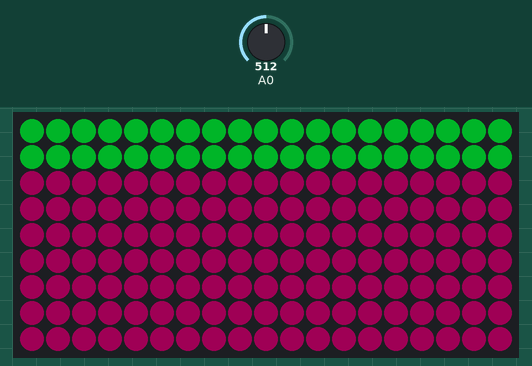
Bench run of a sketch on a simulated Arduino Uno, built with avr-gcc and run on an emulated ATmega328P. On the bench: 19×9 RGB LED matrix (first LED top left, wired row by row). The test bench sets the inputs (shaded band); at power-on: A0 = 512. Dim RGB values are drawn brighter than linear; the strip is taken to match the declared colour order; random numbers use the default seed unless the sketch sets one; what the sketch prints to the serial monitor is not drawn.

Above: at 0.91 s.
At 2.29 s:
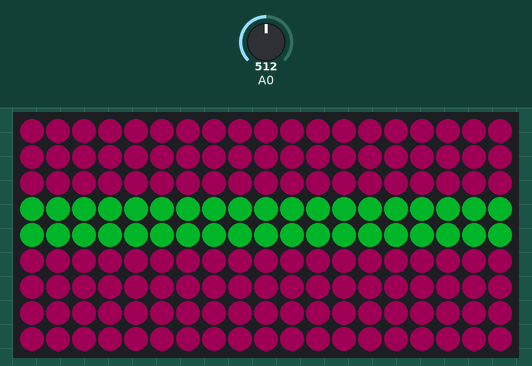
At 3.68 s:
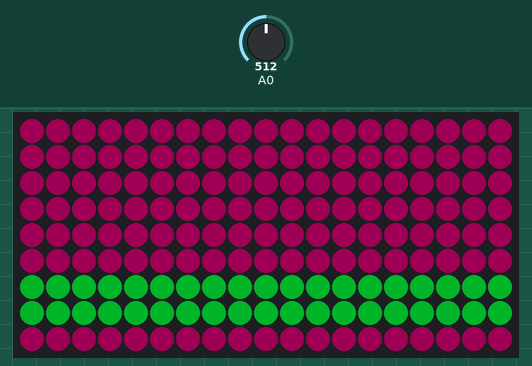
At 4.98 s:
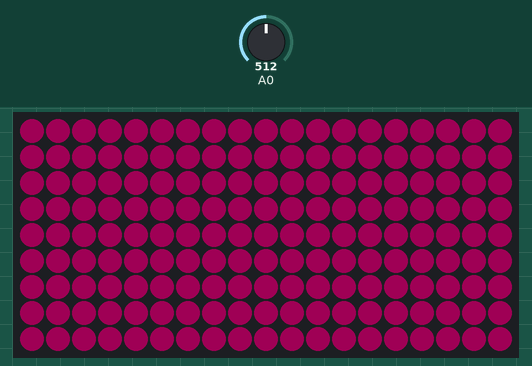
At 6.79 s:
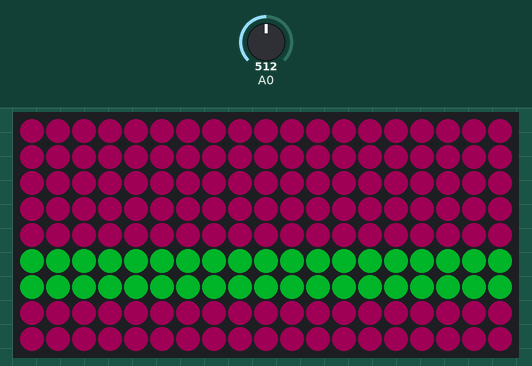
At 8.63 s:
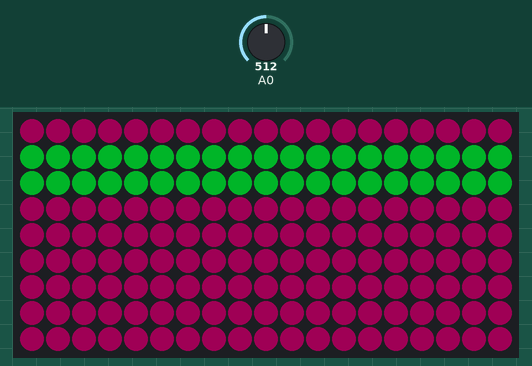

The sketch:

Burner_hat.ino
```cpp
#include <Adafruit_GFX.h>
#include <Adafruit_NeoMatrix.h>
#include <Adafruit_NeoPixel.h>


#ifndef PSTR
#define PSTR // Make Arduino Due happy
#endif

#define DEBUG 1
// Enable serial output
#define SERIAL_OUT  1
#define INIT_MSG  "Strip is set to 32-bit type (RGBW)"

//LED CONFIG
#define PIN 3
#define NUMPIXELS  240
#define BRIGHTNESS  240 // set max brightness
#define MATRIX_WIDTH 19
#define MATRIX_HEIGHT 9
#define WAIT 100

//const int matrix_width = 19;
//const int matrix_height = 9;


//WAVE CONFIG
#define W_COUNT 1                 //Number of simultaneous waves
#define W_SPEED_FACTOR 4          //Higher number, higher speed
#define W_WIDTH_FACTOR 1          //Higher number, smaller waves
#define W_COLOR_WEIGHT_PRESET 2   //What color weighting to choose
#define W_RANDOM_SEED 11          //Change this seed for a different pattern. If you read from an analog input here you can get a different pattern everytime.


//Initializing matrix
Adafruit_NeoMatrix matrix = Adafruit_NeoMatrix(MATRIX_WIDTH, MATRIX_HEIGHT, PIN,
                            NEO_MATRIX_TOP     + NEO_MATRIX_LEFT +
                            NEO_MATRIX_COLUMNS + NEO_MATRIX_ZIGZAG,
                            NEO_RGB            + NEO_KHZ800);


//defining various coloring schemes
const uint16_t colors_psy[] = {
  matrix.Color(0, 148, 85),
  matrix.Color(113, 0, 89)
};

const uint16_t colors_gradient_1[] = {
  matrix.Color(236, 21, 27),
  matrix.Color(255, 242, 82),
  matrix.Color(111, 14, 155),
  matrix.Color(13, 238, 72)
};

const uint16_t colors_gradient_2[] = {
  matrix.Color(32, 27, 207),
  matrix.Color(212, 55, 198),
  matrix.Color(75, 218, 156),
  matrix.Color(249, 88, 138),
  matrix.Color(0, 131, 120)
};


byte allowedcolors[5][3] ={
  { 17, 177, 13 },    //Greenish
  { 148, 242, 5 },    //Greenish
  { 25, 173, 121},    //Turquoise
  { 250, 77, 127 },   //Pink
  { 171, 101, 221 },  //Purple
};


//Colorweighing allows to give some colors more weight so it is more likely to be choosen for a wave.
//The second dimension of this array must match the first dimension of the allowedcolors array
//Here are 3 presets.
byte colorweighting[3][5] = {
  {10, 10, 10, 10, 10},   //Weighting equal (every color is equally likely)
  {2, 2, 2, 6, 6},        //Weighting reddish (red colors are more likely)
  {6, 6, 6, 2, 2}         //Weighting greenish (green colors are more likely)
};


//Setting up the modes changing
int LED_Mode = 0;
int LED_Mode_prev = 0;
int state = 0;
int num_modes = 2;


//Function to get the color for a wave based on the weighting.
//Paramter weighting: First index of colorweighting array. Basically what preset to choose.
byte getWeightedColor(byte weighting) {
  byte sumOfWeights = 0;

  for(byte i = 0; i < sizeof colorweighting[0]; i++) {
    sumOfWeights += colorweighting[weighting][i];
  }

  byte randomweight = random(0, sumOfWeights);

  for(byte i = 0; i < sizeof colorweighting[0]; i++) {
    if(randomweight < colorweighting[weighting][i]) {
      return i;
    }

    randomweight -= colorweighting[weighting][i];
  }
}


class BorealisWave {
   private:
   //int ttl = random(500, 1501);
   int ttl = random(30, 300);
   byte basecolor = getWeightedColor(W_COLOR_WEIGHT_PRESET);
   float basealpha = random(50, 101) / (float)100;
   int age = 0;
   //int width = random(MATRIX_WIDTH / 2, MATRIX_WIDTH/ W_WIDTH_FACTOR);
   int width = MATRIX_WIDTH +1;
   float center = random(101) / (float)100 * MATRIX_WIDTH;
   bool goingleft = random(0, 2) == 0;
   //float speed = random(10, 30) / (float)100 * W_SPEED_FACTOR;
   float speed = 0.0;
   bool alive = true;


   public:
    int * getColorForLED(int ledIndex) {
          /*Serial.println("Center is");
          Serial.println(center);
          Serial.println("Half width is");
          Serial.println(width / 2);*/

      //if (((center < ledIndex) && ((ledIndex - center > width / 2) || (center - ledIndex + MATRIX_WIDTH > width / 2))) || ((center >= ledIndex) && ((center - ledIndex > width / 2) || ( ledIndex + MATRIX_WIDTH - center > width / 2)))) {
      //if( not(ledIndex < center - width / 2 || ledIndex > center + width / 2 ))
      if( (abs(center - ledIndex) <= width / 2 ) || (abs(center - ledIndex) >= MATRIX_WIDTH - width / 2 )  )
      {
        static int color_wave[3];
        //Offset of this led from center of wave
        //The further away from the center, the dimmer the LED
        int offset = min(min(abs(ledIndex - center), abs(ledIndex + MATRIX_WIDTH - center)),abs(ledIndex - MATRIX_WIDTH - center)) ;
        //float offsetFactor = (float)offset / (width / 2);
        float offsetFactor = (float)offset / width /2;

        //The age of the wave determines it brightness.
        //At half its maximum age it will be the brightest.
        float ageFactor = 1;
        if((float)age / ttl < 0.5) {
          ageFactor = (float)age / (ttl / 2);
        } else {
          ageFactor = (float)(ttl - age) / ((float)ttl * 0.5);
        }

        //ageFactor = 1.0;
        //offsetFactor = 0.0;
        /*
        Serial.println("Base color is");
        Serial.println(allowedcolors[basecolor][0]);
        Serial.println("1 - offest factor is ");
        Serial.println((1 - offsetFactor));
        Serial.println("ageFactor");
        Serial.println(ageFactor);
        Serial.println("basealpha");
        Serial.println(basealpha);
        Serial.println("TTL");
        Serial.println(ttl); */


        //Calculate color based on above factors and basealpha value
        color_wave[0] = allowedcolors[basecolor][0] * (1 - offsetFactor) * ageFactor * basealpha;
        color_wave[1] = allowedcolors[basecolor][1] * (1 - offsetFactor) * ageFactor * basealpha;
        color_wave[2] = allowedcolors[basecolor][2] * (1 - offsetFactor) * ageFactor * basealpha;

        /*Serial.println("Color 0");
        Serial.println(color_wave[0]);
        Serial.println("Color 1");
        Serial.println(color_wave[1]);
        Serial.println("Color 2");
        Serial.println(color_wave[2]);*/


        return color_wave;

        }

      else
      {
        //if( not (ledIndex < center - width / 2) && not (ledIndex > center + width / 2)) {

        //Position out of range of this wave
          //Serial.println("Position is out of range");

        return NULL;
      }
      };


    //Change position and age of wave
    //Determine if its sill "alive"
    void update() {
      if(goingleft) {
        center -= speed;
        if(center<0) {center = MATRIX_WIDTH;};
      } else {
        center += speed;
        if(center>MATRIX_WIDTH) {center = 0;};
      }

      age++;

      if(age > ttl) {
        alive = false;
      } else {
        if(goingleft) {
          if(center + width / 2 < 0) {
            alive = false;
          }
        } else {
          if(center - width / 2 > MATRIX_WIDTH) {
            alive = false;
          }
        }
      }
    };

      bool stillAlive() {
      return alive;
      };

  };


BorealisWave* waves[W_COUNT];

void setup() {
  // put your setup code here, to run once:
  randomSeed(W_RANDOM_SEED);

#ifdef SERIAL_OUT
  // initialize serial communication:
  while (!Serial);  // for Leonardo/Micro/Zero
  Serial.begin(9600);
  Serial.println(INIT_MSG);
#endif

  for(int i = 0; i < W_COUNT; i++) {
    waves[i] = new BorealisWave();
  }


  matrix.begin();
  //matrix.setTextWrap(false);
  matrix.setBrightness(BRIGHTNESS);
  //matrix.setTextColor(colors[0]);
  matrix.fillScreen(matrix.Color(0, 0, 0));


}


void loop() {
  // put your main code here, to run repeatedly:
  switch (LED_Mode) {
    case 0:
    // blackout(); break;
    aurora(); break;
    case 1:
    bars_2(); break;
    case 2:
     ukrainian_flag(); break;
    case 3:
    bars_1();break;
    case 4: snake();;break;
    default:
    blackout();
    }
}


void aurora()
{
  /*Serial.println("Wave color 1 is ");
  Serial.println(*waves[0]->getColorForLED(8));
  Serial.println("Wave color 2 is ");
  Serial.println(*(waves[0]->getColorForLED(8)+1));
  Serial.println("_____");*/


  for(int i = 0; i < MATRIX_WIDTH; i++) {


    uint16_t mixed_color = matrix.Color(0,0,0);

    for(int  j = 0; j < W_COUNT; j++) {
      Serial.println(j);
      int* ptr = waves[j]->getColorForLED(i);
      if(ptr) {

      mixed_color += matrix.Color(*(ptr+0),*(ptr+1),*(ptr+2));
      }


      }

    //fill_vertical(i, matrix.Color(*(waves[0]->getColorForLED(i)+0), *(waves[0]->getColorForLED(i)+1), *(waves[0]->getColorForLED(i)+2)) + matrix.Color(*(waves[1]->getColorForLED(i)+0), *(waves[1]->getColorForLED(i)+1), *(waves[1]->getColorForLED(i)+2)));
    //fill_vertical(i, matrix.Color(*(waves[0]->getColorForLED(i)+0), *(waves[0]->getColorForLED(i)+1), *(waves[0]->getColorForLED(i)+2)));
    fill_vertical(i, mixed_color);
  }
  matrix.show();
  checkButton(10);


  //matrix.fillScreen(matrix.Color(*(waves[0]->getColorForLED(8)+0), *(waves[0]->getColorForLED(8)+1), *(waves[0]->getColorForLED(8)+2)));
  //matrix.show();

  for(int i = 0; i < W_COUNT; i++) {

    waves[i] -> update();

      if(!(waves[i] -> stillAlive())) {
      //If a wave dies, remove it from memory and spawn a new one
      delete waves[i];
      waves[i] = new BorealisWave();
    }

  }


  //checkButton(1000);
  }


//Various graphic patterns

void blackout() {
  matrix.fillScreen(matrix.Color(0, 0, 0));
  matrix.show();
  checkButton(300);
  }


void fill_vertical(int line, uint16_t color_mix)
{
  for (int k = 0 ; k < matrix.height();k++)
  {
    matrix.drawPixel(line, k, color_mix);
    }
    return;


  }


void bars_2()
{
  int color_LED = 0;
  uint16_t row = 0;

  for (uint16_t k = 0; k < matrix.height() * 2 + 1; k++)
  {
    if (k > matrix.height() - 1) {
      row = 2 * matrix.height() - k;
    }
    else {
      row = k;
    }
    matrix.fillScreen(colors_psy[1]);
    for (uint16_t column = 0; column < matrix.width(); column++)
    {
      matrix.drawPixel(column, row, colors_psy[0]);
      matrix.drawPixel(column, row + 1, colors_psy[0]);

    }
    if (checkButton(WAIT*4) > 0) {return;}
    //delay(wait * 4);
    matrix.show();
  }
}


int checkButton(uint16_t wait_sec)
{
  int keyVal = analogRead(A0);

  for (uint16_t i = 0; i < wait_sec; i+=10)
  {
    delay(10);
      if ((keyVal > 50) and (state < 1))
  {
    //Serial.println(keyVal);
    //Serial.println(LED_Mode);
    if (LED_Mode > num_modes + 1)
    {
      LED_Mode = 0;
    }
    else {
      LED_Mode = LED_Mode + 1;
    }
    Serial.println(keyVal);
    Serial.println(LED_Mode);

    state = keyVal;
    return 1;

  }
  else if ((keyVal < 50) and (state > 0))
  {
    state = 0;
  }
    }

  return 0;


}


void snake()
{
  matrix.fillScreen(matrix.Color(0, 0, 0));
  for (uint16_t row = 0; row < 9; row++) {
    for (uint16_t column = 0; column < 20; column++) {
      if (checkButton(WAIT) > 0) {return;}
      matrix.drawPixel(column, row, colors_psy[LED_Mode]/*matrix.Color(255, 0, 0)*/);
      matrix.show();
    }
  }
}


void ukrainian_flag()
{
  //matrix.fillScreen(matrix.Color(255, 255, 255));
  //matrix.show();
  //delay(1000);


  for (uint16_t row = 0; row < 9; row++) {
    for (uint16_t column = 0; column < 20; column++)
    {
      if (row < 4)
      {
        matrix.drawPixel(column, row, matrix.Color(255, 255, 0));
      }
      else {
        matrix.drawPixel(column, row, matrix.Color(0, 0, 255));
      }
    }
  }
  if (checkButton(1000) > 0) {return;}
  matrix.show();


  //matrix.fillScreen(matrix.Color(0, 0, 255));

}


void bars_1()
{
  matrix.fillScreen(matrix.Color(100, 100, 100));

  int color_LED = 0 ;
  for (uint16_t row = 0; row < matrix.height(); row++)
  {
    for (uint16_t column = 0; column < matrix.width(); column++)
    {
      color_LED = (int)row / 2;
      if (row == 8) {
        color_LED = 3;
      };

      matrix.drawPixel(column, row, colors_gradient_1[color_LED]);

    }
    matrix.show();
    if (checkButton(WAIT * 4) > 0) {return;}
  }
}


void text()
{

  int x    = matrix.width();
  int pass = 0;
  //int len = 3;


  //matrix.setTextColor(colors[1]);
  matrix.setTextWrap(false);

  matrix.fillScreen(0);
  matrix.setCursor(x, 0);
  matrix.print(F("Arduino"));
  if (--x < -36) {
    x = matrix.width();
    if (++pass >= 3) pass = 0;
    //matrix.setTextColor(colors[pass]);
  }
  matrix.show();
  delay(100);

}
```

Measured:
- by itself, everything shown: repeats every 8.6 s, in 18 steps
- what the display in image 0 shows lasts 0.4 s, from 0.7 s to 1.1 s
- what the display in image 3 shows lasts 0.4 s, from 4.8 s to 5.2 s
